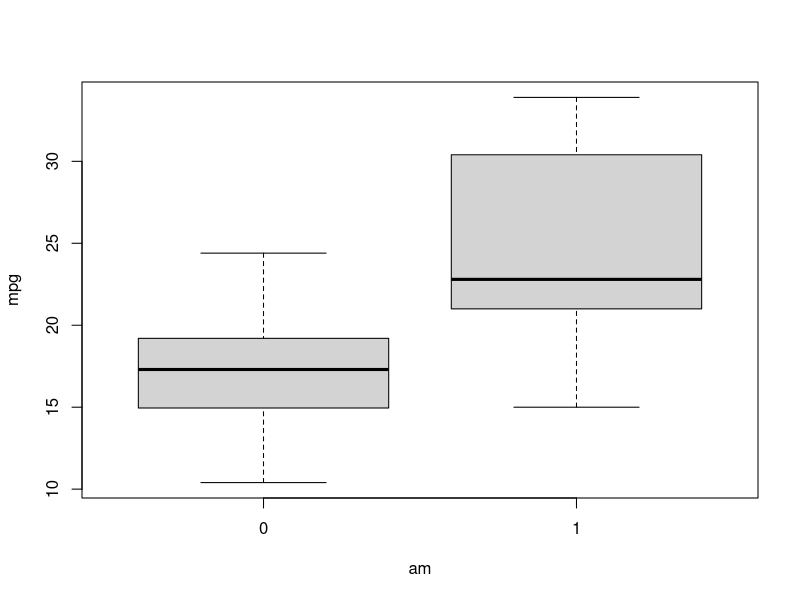
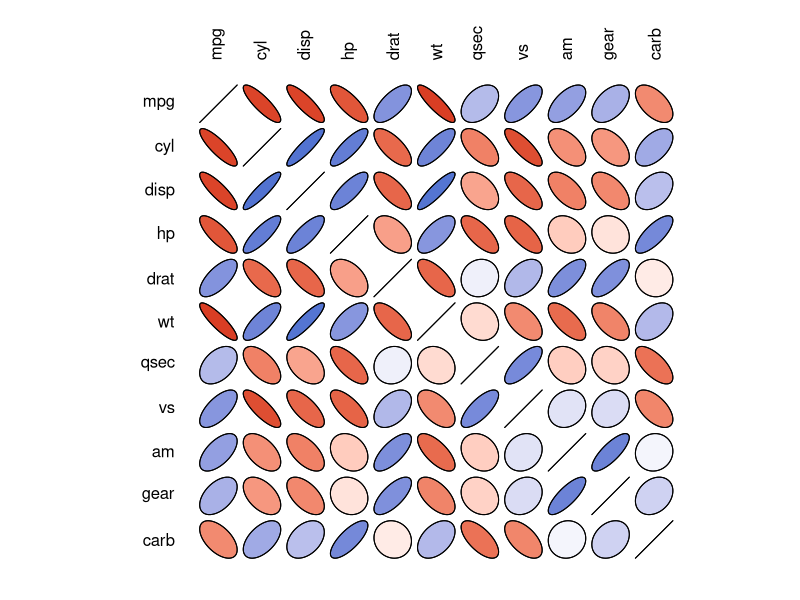
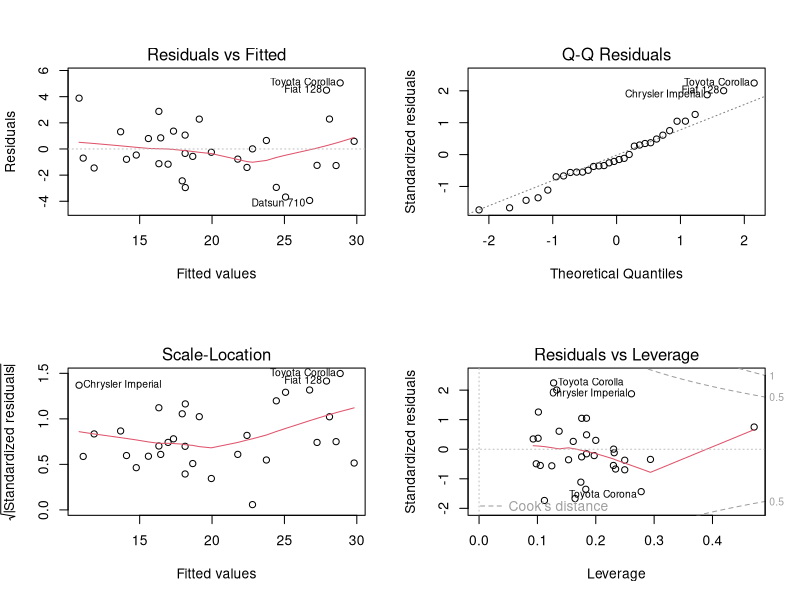

Reproduce these figures in R, in order.
## ---- chunk 1
library(ellipse);library(ggplot2); data(mtcars); attach(mtcars)
mtcars1<-mtcars
cor1<-round(cor(mtcars1),2)
mtcars$cyl<-factor(mtcars$cyl);mtcars$vs<-factor(mtcars$vs);mtcars$gear<-factor(mtcars$gear)
mtcars$carb<-factor(mtcars$carb);mtcars$am <-factor(mtcars$am)
## ---- chunk 2
FirstModel <- lm(mpg ~ ., data = mtcars)
FinalModel<- step(FirstModel, direction = "both")
## ---- chunk 3
lm.mpg<-lm(mpg~as.factor(am), data=mtcars)
confint(lm.mpg)
lm.mpg2<-lm(mpg~hp+as.factor(am), data=mtcars)
## ---- chunk 4
anova(lm.mpg, lm.mpg2, FinalModel)
## ---- chunk 5
plot(mpg~am, data=mtcars)
## ---- chunk 6
c <- ggplot(mtcars, aes(x=hp, y=mpg, colour=factor(am)))+stat_smooth(method=lm) + geom_point()
## ---- chunk 7
cor1<-round(cor(mtcars1),2)
colorfun <- colorRamp(c("#CC0000","white","#3366CC"), space="Lab")
plotcorr(cor1, col=rgb(colorfun((cor1+1)/2), maxColorValue=255),mar = c(0.1, 0.1, 0.1, 0.1))
## ---- chunk 8
par(mfrow=c(2,2))
plot(FinalModel)
